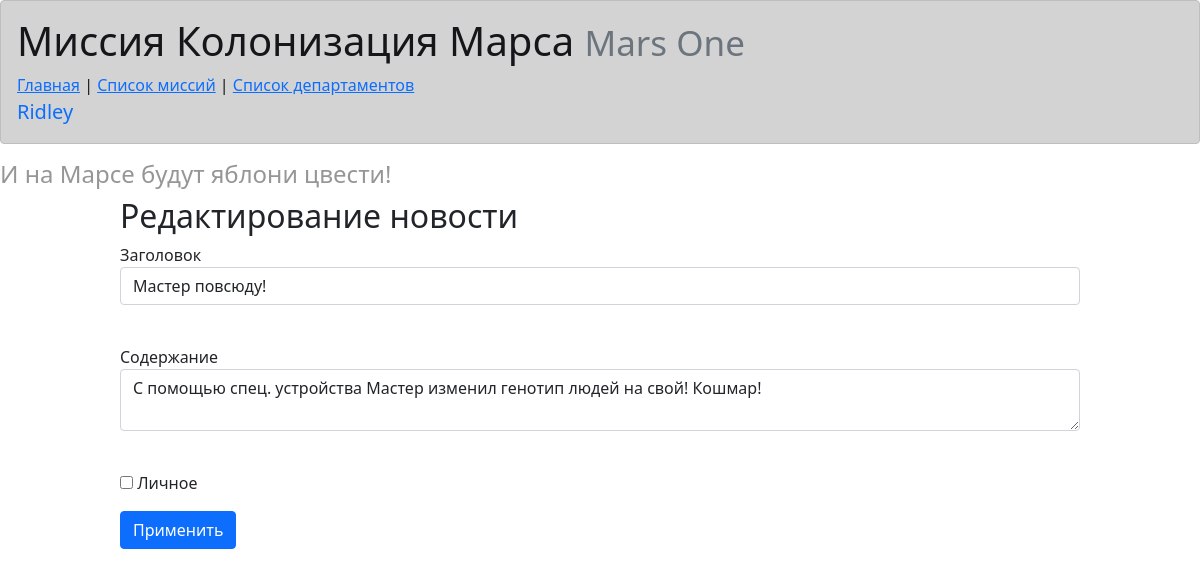
The page /news/1 (signed in) on the database as committed earlier.
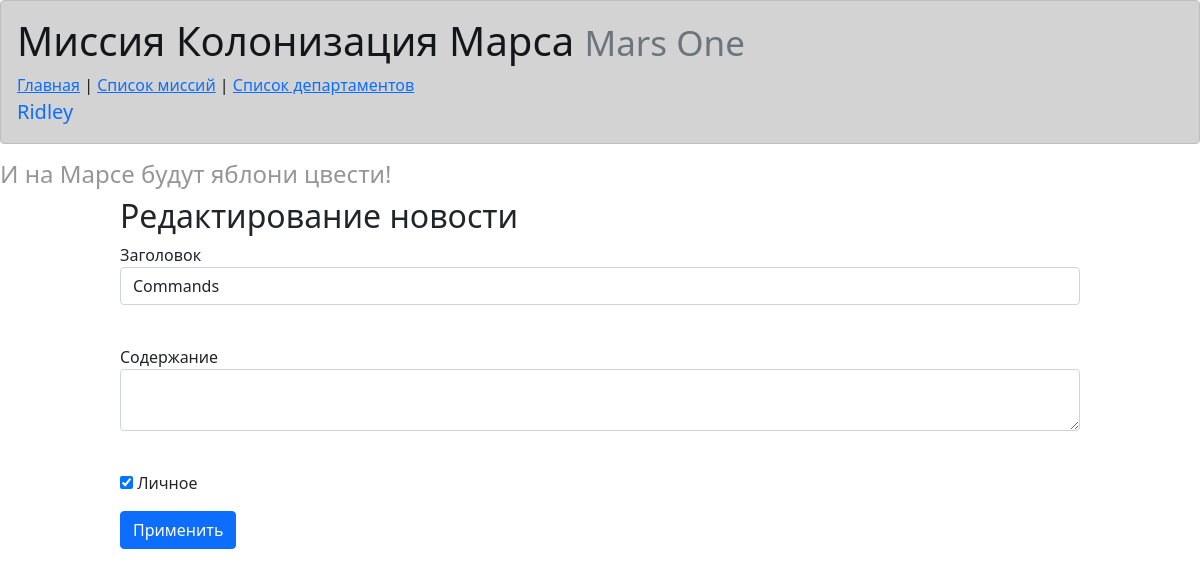
The same page on the database as committed later.
### data/news.py (models this page shows)
class News(SqlAlchemyBase):
    __tablename__ = 'news'
    id = sqlalchemy.Column(sqlalchemy.Integer,
                           primary_key=True, autoincrement=True)
    title = sqlalchemy.Column(sqlalchemy.String, nullable=True)
    content = sqlalchemy.Column(sqlalchemy.String, nullable=True)
    created_date = sqlalchemy.Column(sqlalchemy.DateTime,
                                     default=datetime.datetime.now)
    is_private = sqlalchemy.Column(sqlalchemy.Boolean, default=True)
    user_id = sqlalchemy.Column(sqlalchemy.Integer,
                                sqlalchemy.ForeignKey("users.id"))
    user = orm.relationship('User')

### main.py (the view, shortened to what this page needs)
@app.route('/news/<int:id>', methods=['GET', 'POST'])
@login_required
def edit_news(id):
    form = NewsForm()
    if request.method == "GET":
        db_sess = db_session.create_session()
        news = db_sess.query(News).filter((News.id == id),
                                          ((News.user == current_user) | (current_user.id == 1))
                                          ).first()
        if news:
            form.title.data = news.title
            form.content.data = news.content
            form.is_private.data = news.is_private
        else:
            abort(404)
    return render_template('news.html',
                           title='Редактирование новости',
                           form=form
                           )

### main.py
class NewsForm(FlaskForm):
    title = StringField('Заголовок', validators=[DataRequired()])
    content = TextAreaField("Содержание")
    is_private = BooleanField("Личное")
    submit = SubmitField('Применить')

### data/db_session.py (called while the page is built)
def create_session() -> Session:
    global __factory
    return __factory()

### main.py (called while the page is built)
@login_manager.user_loader
def load_user(user_id):
    db_sess = db_session.create_session()
    return db_sess.query(User).get(user_id)

### templates/news.html (shortened to what this page needs)
{% extends "base.html" %}
{% block content %}
<h2 id="temp">{{ title }}</h2>
<form action="" method="post">
    <p class="forms">
        {{ form.title.label }}<br>
        {{ form.title(class="form-control") }}<br>
    </p>
    <p class="forms">
        {{ form.content.label }}<br>
        {{ form.content(class="form-control") }}<br>
    </p>
    <p class="forms">{{ form.is_private() }} {{ form.is_private.label }}</p>
    <p class="forms">{{ form.submit(type="submit", class="btn btn-primary") }}</p>
</form>
{% endblock %}

Rows that differ between the two databases and show on the page:
changed News: title "Мастер повсюду!" → "Commands"; content "С помощью спец. устройства Мастер изменил генотип людей на свой! Кошмар!" → (not shown); is_private "☐" → "☑"
